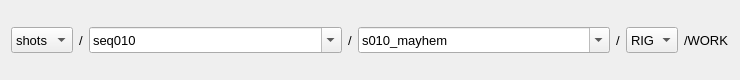
<?xml version="1.0" encoding="UTF-8"?>
<ui version="4.0">
 <class>Form</class>
 <widget class="QWidget" name="Form">
  <property name="geometry">
   <rect>
    <x>0</x>
    <y>0</y>
    <width>740</width>
    <height>80</height>
   </rect>
  </property>
  <property name="windowTitle">
   <string>Form</string>
  </property>
  <layout class="QVBoxLayout" name="verticalLayout">
   <item>
    <layout class="QHBoxLayout" name="horizontalLayout" stretch="0,0,1,0,1,0,0,0">
     <item>
      <widget class="QComboBox" name="cbxScene">
       <property name="minimumSize">
        <size>
         <width>0</width>
         <height>26</height>
        </size>
       </property>
       <property name="font">
        <font>
         <pointsize>10</pointsize>
        </font>
       </property>
       <property name="editable">
        <bool>false</bool>
       </property>
       <item>
        <property name="text">
         <string>shots</string>
        </property>
       </item>
      </widget>
     </item>
     <item>
      <widget class="QLabel" name="label_4">
       <property name="maximumSize">
        <size>
         <width>5</width>
         <height>16777215</height>
        </size>
       </property>
       <property name="font">
        <font>
         <pointsize>10</pointsize>
        </font>
       </property>
       <property name="text">
        <string>/</string>
       </property>
      </widget>
     </item>
     <item>
      <widget class="QComboBox" name="cbxSet">
       <property name="minimumSize">
        <size>
         <width>0</width>
         <height>26</height>
        </size>
       </property>
       <property name="font">
        <font>
         <pointsize>10</pointsize>
        </font>
       </property>
       <property name="editable">
        <bool>true</bool>
       </property>
       <item>
        <property name="text">
         <string>seq010</string>
        </property>
       </item>
      </widget>
     </item>
     <item>
      <widget class="QLabel" name="lblSet">
       <property name="maximumSize">
        <size>
         <width>5</width>
         <height>16777215</height>
        </size>
       </property>
       <property name="font">
        <font>
         <pointsize>10</pointsize>
        </font>
       </property>
       <property name="text">
        <string>/</string>
       </property>
      </widget>
     </item>
     <item>
      <widget class="QComboBox" name="cbxAsset">
       <property name="minimumSize">
        <size>
         <width>0</width>
         <height>26</height>
        </size>
       </property>
       <property name="font">
        <font>
         <pointsize>10</pointsize>
        </font>
       </property>
       <property name="editable">
        <bool>true</bool>
       </property>
       <item>
        <property name="text">
         <string>s010_mayhem</string>
        </property>
       </item>
      </widget>
     </item>
     <item>
      <widget class="QLabel" name="label_6">
       <property name="maximumSize">
        <size>
         <width>5</width>
         <height>16777215</height>
        </size>
       </property>
       <property name="font">
        <font>
         <pointsize>10</pointsize>
        </font>
       </property>
       <property name="text">
        <string>/</string>
       </property>
      </widget>
     </item>
     <item>
      <widget class="QComboBox" name="cbxTask">
       <property name="minimumSize">
        <size>
         <width>0</width>
         <height>26</height>
        </size>
       </property>
       <property name="font">
        <font>
         <pointsize>10</pointsize>
        </font>
       </property>
       <property name="editable">
        <bool>false</bool>
       </property>
       <item>
        <property name="text">
         <string>RIG</string>
        </property>
       </item>
      </widget>
     </item>
     <item>
      <widget class="QLabel" name="lblStatus">
       <property name="maximumSize">
        <size>
         <width>16777215</width>
         <height>16777215</height>
        </size>
       </property>
       <property name="font">
        <font>
         <pointsize>10</pointsize>
        </font>
       </property>
       <property name="text">
        <string>/WORK</string>
       </property>
       <property name="alignment">
        <set>Qt::AlignLeading|Qt::AlignLeft|Qt::AlignVCenter</set>
       </property>
      </widget>
     </item>
    </layout>
   </item>
  </layout>
 </widget>
 <tabstops>
  <tabstop>cbxAsset</tabstop>
  <tabstop>cbxSet</tabstop>
  <tabstop>cbxTask</tabstop>
  <tabstop>cbxScene</tabstop>
 </tabstops>
 <resources/>
 <connections/>
</ui>
